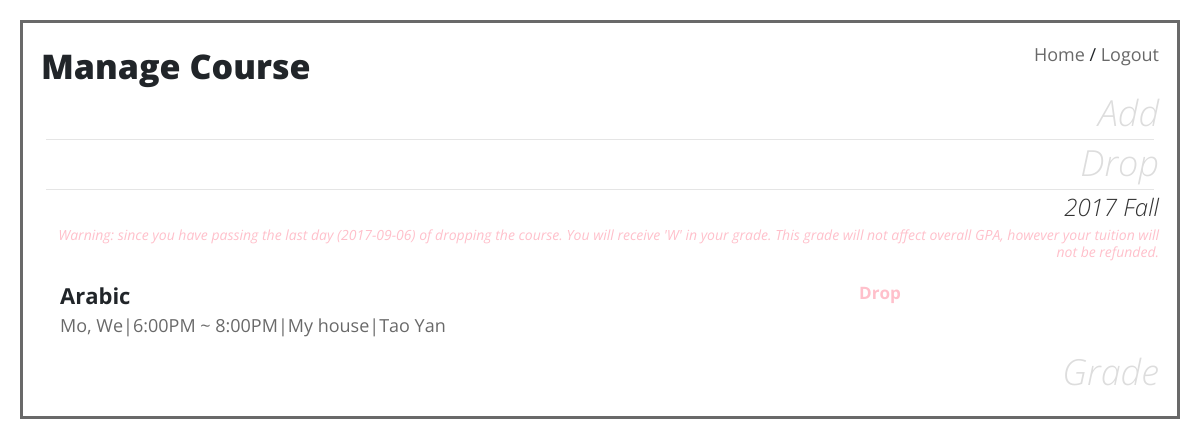
The page /studentClassroom/manageCourse.php?menu=1 (signed in) on the database as committed earlier.
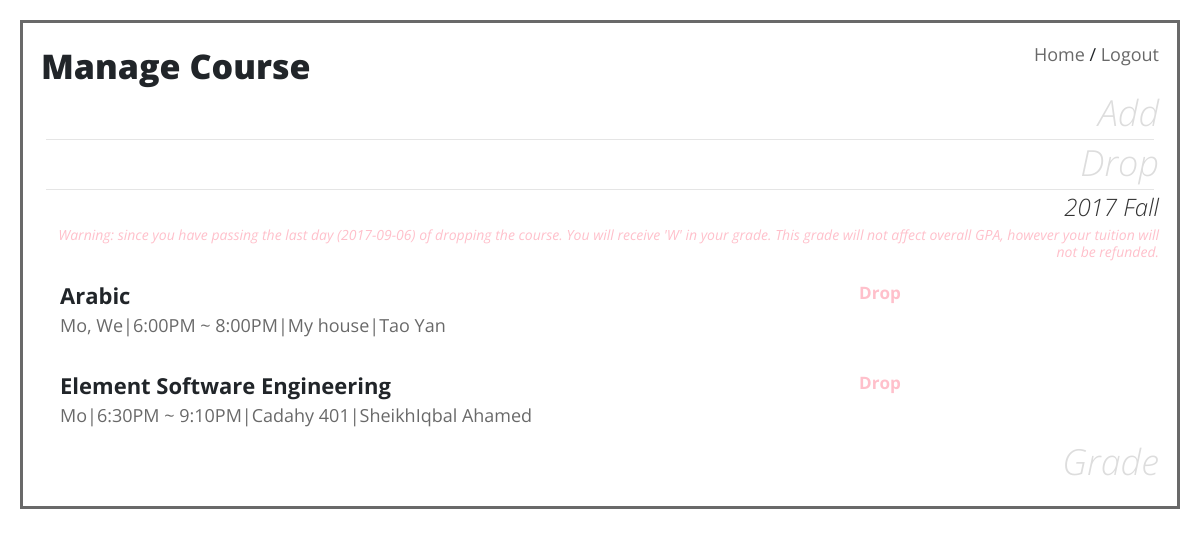
The same page on the database as committed later.
### tables this page shows
CREATE TABLE `semester` (
  `id` int(11) NOT NULL AUTO_INCREMENT,
  `year` int(11) NOT NULL,
  `type` int(11) NOT NULL,
  `start` date NOT NULL,
  `end` date NOT NULL,
  PRIMARY KEY (`id`)
);

CREATE TABLE `stucourse` (
  `id` int(11) NOT NULL AUTO_INCREMENT,
  `student_id` int(11) NOT NULL,
  `course_id` int(11) NOT NULL,
  `semester_id` int(11) NOT NULL,
  `grade` varchar(2) NOT NULL,
  `rating` int(11) NOT NULL,
  `comment` varchar(1024) DEFAULT NULL,
  `read_time` timestamp NOT NULL DEFAULT CURRENT_TIMESTAMP ON UPDATE CURRENT_TIMESTAMP,
  PRIMARY KEY (`id`)
);

CREATE TABLE `addcourse` (
  `id` int(11) NOT NULL AUTO_INCREMENT,
  `course_id` int(11) NOT NULL DEFAULT '0',
  `semcourse_id` int(11) NOT NULL DEFAULT '0',
  `semester_id` int(11) NOT NULL,
  `cname` varchar(45) NOT NULL,
  `cdetail` varchar(1024) NOT NULL,
  `tid` int(11) NOT NULL DEFAULT '0',
  `tfname` varchar(45) NOT NULL,
  `tlname` varchar(45) NOT NULL,
  `room` varchar(45) NOT NULL,
  `week` varchar(7) NOT NULL,
  `cstart` time NOT NULL,
  `cend` time NOT NULL,
  `rating` double NOT NULL,
  `nrating` int(11) NOT NULL,
  PRIMARY KEY (`id`)
);

### src/studentClassroom/securityCheck.php (called while the page is built, shortened)
<?php
try {
    include "../inc/connect_inc.php";
    if (!isset($_SESSION['pq'])) {
        $username = $_COOKIE['username'];
        $p = mysqli_query($db, "SELECT * FROM student WHERE BINARY username ='$username';");
        $pq = mysqli_fetch_assoc($p);
    } else {
        $pq = $_SESSION['pq'];
    }
} catch (Exception $e) {
    require_once "../errorPage/errorPageFunc.php";
    $cls = new errorPageFunc();
    $cls->sendErrMsg($e->getMessage());
}

### src/inc/courseUtil.php (called while the page is built, shortened)
<?php
class courseUtil
{
    private function weekText($wk)
    {
        switch ($wk) {
            case 1:
                return "Mo";
            case 3:
                return "We";
        }
    }
    public function str2week($str)
    {
        $strarr = str_split($str);
        $strbuilder = "";
        for ($i = 0; $i < count($strarr); $i++) {
            $strbuilder .= $this->weekText($strarr[$i] - '0');
            if ($i != count($strarr) - 1) {
                $strbuilder = $strbuilder . ", ";
            }
        }
        return $strbuilder;
    }
    public function semester2str($sem)
    {
        switch ($sem) {
            case "2":
                return "Fall";
        }
    }
    public function shortenTime($time)
    {
        $stringbuilder = "";
        $arr = explode(":", $time);
        $stringbuilder .= (string)(((int)$arr[0] + 11) % 12 + 1);
        $stringbuilder .= ":";
        $stringbuilder .= $arr[1];
        if ((int)$arr[0] >= 12) {
            $stringbuilder .= "PM";
        } else {
            $stringbuilder .= "AM";
        }
        return $stringbuilder;
    }
}

### src/studentClassroom/manageCourse.php (the view, shortened to what this page needs)
<?php include "studentHeaderNoSetting.php"; ?>
<link rel="stylesheet" href="../css/couseMaster.css">
<h1 style="display: block; float:left">Manage Course</h1>
<br>
<div>
    <?php
    try {
        require_once "../inc/courseUtil.php";
        $coursecls = new courseUtil();
        if (isset($_GET['menu']) && $_GET['menu'] < 2) {
            $today = date("Y-m-d");
            $endingdate = date('Y-m-d', strtotime("+6 months", strtotime($today)));
            $seminfo = mysqli_query($db, "SELECT * FROM semester WHERE end > '$today' AND start < '$endingdate';");
        }
        ?>
        <br>
        <div>
            <div>
                <form action="<?= htmlspecialchars($_SERVER['PHP_SELF']) ?>" method="get" id="menu0">
                    <h2 style="cursor: pointer" onclick="document.getElementById('menu0').submit()">Add</h2>
                </form>
                <hr>
            </div>
            <div id="dropCourseTab">
                <form action="<?= htmlspecialchars($_SERVER['PHP_SELF']) ?>" method="get" id="menu1">
                    <h2 style="cursor: pointer" onclick="document.getElementById('menu1').submit()">Drop</h2>
                </form>
                <hr>
                <?php if (isset($_GET['menu']) && $_GET['menu'] == 1) {
                    ?>
                    <div>
                        <?php
                        while ($rowdrop = mysqli_fetch_assoc($seminfo)) {
                            $semester = $rowdrop['id'];
                            $myID = $pq['id'];
                            $myClass = mysqli_query($db, "SELECT * FROM stucourse WHERE student_id=$myID AND semester_id=$semester AND NOT (grade = 'W' OR grade = 'O')");
                            if (mysqli_num_rows($myClass) > 0) {
                                $endingdate1Month = date('Y-m-d', strtotime("+30 days", strtotime($rowdrop['start'])));
                                $endingdatedrop = date('Y-m-d', strtotime("+10 days", strtotime($rowdrop['start'])));
                                ?>
                                <h3><?= $rowdrop['year'] . ' ' . $coursecls->semester2str($rowdrop['type']) ?></h3>
                                    <?php
                                if ($today >= $endingdate1Month) {
                                    ?>
                                    <span class="results noresult" style="line-height: 120%">Warning: since you have passing the last day
                                (<?= $endingdatedrop ?>) of dropping the course.
                        You will receive 'W' in your grade. This grade will not affect overall GPA, however your tuition will not be refunded.</span>
                                    <?php
                                }
                                while ($rows = mysqli_fetch_assoc($myClass)) {
                                    $course_id = $rows['course_id'];
                                    $row = mysqli_fetch_assoc(mysqli_query($db, "SELECT * FROM addcourse WHERE course_id=$course_id AND semester_id=$semester"));
                                    ?>
                                    <div class="container-fluid">
                                        <div class="row">
                                            <div class="col-sm-9 csdetail">
                                            <span class="course">
                                                <?php
                                                echo $row['cname'];
                                                ?>
                                            </span>
                                                <br>
                                                <span class="coursedetail">
                                    <?php
                                    echo $coursecls->str2week($row['week']) . "|";
                                    echo $coursecls->shortenTime($row['cstart']) . " ~ " . $coursecls->shortenTime($row['cend']) . "|";
                                    echo $row['room'] . "|";
                                    echo $row['tfname'] . ' ' . $row['tlname'];
                                    echo '<br>';
                                    ?>
                                </span>
                                            </div>
                                            <div class="col-sm-3" style="padding: 15px; cursor: pointer;">
                                                <span class="classdrop" id="classdrop<?= $course_id ?>"
                                                      onclick="document.getElementById('classdrop<?= $course_id ?>').style.display='none';
                                                              document.getElementById('classdropconfirm<?= $course_id ?>').style.display='inline';
                                                              setTimeout(function(){document.getElementById('classdropconfirm<?= $course_id ?>').innerHTML='No?'},5000);
                                                              setTimeout(function(){document.getElementById('classdrop<?= $course_id ?>').style.display='inline';
                                                              document.getElementById('classdropconfirm<?= $course_id ?>').style.display='none';
                                                              document.getElementById('classdropconfirm<?= $course_id ?>').innerHTML='Drop?';},8000
                                                              )">Drop</span>
                                            </div>
                                        </div>
                                    </div>
                                    <?
                                }
                            }
                        }
                            ?>
                    </div>
                    <?php
                } ?>
            </div>
            <form action="<?= htmlspecialchars($_SERVER['PHP_SELF']) ?>" method="get" id="menu2">
                <h2 style="cursor: pointer" onclick="document.getElementById('menu2').submit()">Grade</h2>
            </form>
        </div>
        <?php
    } catch (Exception $e) {
        require_once "../errorPage/errorPageFunc.php";
        $cls = new errorPageFunc();
        $cls->sendErrMsg($e->getMessage());
    }
    ?>
</div>
<?php include "studentFooter.php"; ?>

### src/studentClassroom/studentHeaderNoSetting.php (shortened to what this page needs)
<!DOCTYPE html>
<html lang="en">
<head>
    <link rel="stylesheet" href="../css/reset.css">
    <link rel="stylesheet" href="https://maxcdn.bootstrapcdn.com/bootstrap/4.0.0-beta.2/css/bootstrap.min.css"
>
    <link rel="stylesheet" href="../css/overall.css">
</head>
<body>
<?php
require "securityCheck.php";
?>
<div class="panel">
    <div class="nav">
        <a href="studentMain.php">Home</a>
        / <a href="../loginSystem/logout.php">Logout</a>
    </div>

### src/studentClassroom/studentFooter.php
</div>
</body>
</html>

### src/css/overall.css (style rules this page uses)
html, html * { font-family: 'Open Sans', sans-serif; -webkit-transition: color 1s, border 1s; -moz-transition: color 1s, border 1s; -ms-transition: color 1s, border 1s; -o-transition: color 1s, border 1s; transition: color 1s, border 1s; }
body { font-size: 18px; }
h1 { font-weight: 900; font-size: 34px; line-height: 150%; }
h2 { font-style: italic; font-weight: 100; font-size: 36px; line-height: 100%; color: #ddd; text-align: right; cursor: default; }
h3 { font-style: italic; font-weight: 100; font-size: 24px; line-height: 100%; color: #333333; text-align: right; }
.panel { margin: 20px; padding: 1em; border: 3px dimgray solid; }
.nav { float: right; display: inline-block; }
a, a:visited { color: dimgray; text-decoration: none; }
hr { margin: 5px; }

### src/css/couseMaster.css (style rules this page uses)
.course { font-size: 22px; font-weight: 700; }
.coursedetail { color: dimgray; }
.csdetail { padding: 15px; border-left: 4px white double; max-width: 800px; display: inline-block; -webkit-transition: border .5s; -moz-transition: border .5s; -ms-transition: border .5s; -o-transition: border .5s; transition: border .5s; }
.results { font-size: 14px; font-style: italic; text-align: right; color: lightgray; line-height: 100%; }
.noresult { color: pink; display: inline-block; }
.classdrop, .classdrop:visited { color: pink; font-size: 95%; margin: 0; padding: 2px; font-weight: 700; cursor: pointer; border: 1px white dashed; background: white; -webkit-transition: color 1s, border 2s; -moz-transition: color 1s, border 2s; -ms-transition: color 1s, border 2s; -o-transition: color 1s, border 2s; transition: color 1s, border 2s; }

Rows that differ between the two databases and show on the page:
added stucourse: addcourse.cname "Element Software Engineering", addcourse.week "Mo", addcourse.cstart "6:30PM", addcourse.cend "9:10PM", addcourse.room "Cadahy 401", addcourse.tfname "SheikhIqbal", addcourse.tlname "Ahamed"
